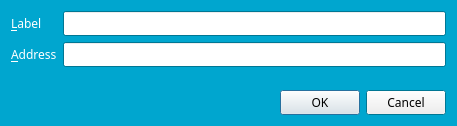
<?xml version="1.0" encoding="UTF-8"?>
<ui version="4.0">
 <class>EditAddressDialog</class>
 <widget class="QDialog" name="EditAddressDialog">
  <property name="geometry">
   <rect>
    <x>0</x>
    <y>0</y>
    <width>457</width>
    <height>126</height>
   </rect>
  </property>
  <property name="palette">
   <palette>
    <active>
     <colorrole role="WindowText">
      <brush brushstyle="SolidPattern">
       <color alpha="255">
        <red>255</red>
        <green>255</green>
        <blue>255</blue>
       </color>
      </brush>
     </colorrole>
     <colorrole role="Base">
      <brush brushstyle="SolidPattern">
       <color alpha="255">
        <red>255</red>
        <green>255</green>
        <blue>255</blue>
       </color>
      </brush>
     </colorrole>
     <colorrole role="Window">
      <brush brushstyle="SolidPattern">
       <color alpha="255">
        <red>0</red>
        <green>166</green>
        <blue>207</blue>
       </color>
      </brush>
     </colorrole>
    </active>
    <inactive>
     <colorrole role="WindowText">
      <brush brushstyle="SolidPattern">
       <color alpha="255">
        <red>255</red>
        <green>255</green>
        <blue>255</blue>
       </color>
      </brush>
     </colorrole>
     <colorrole role="Base">
      <brush brushstyle="SolidPattern">
       <color alpha="255">
        <red>255</red>
        <green>255</green>
        <blue>255</blue>
       </color>
      </brush>
     </colorrole>
     <colorrole role="Window">
      <brush brushstyle="SolidPattern">
       <color alpha="255">
        <red>0</red>
        <green>166</green>
        <blue>207</blue>
       </color>
      </brush>
     </colorrole>
    </inactive>
    <disabled>
     <colorrole role="WindowText">
      <brush brushstyle="SolidPattern">
       <color alpha="255">
        <red>127</red>
        <green>127</green>
        <blue>127</blue>
       </color>
      </brush>
     </colorrole>
     <colorrole role="Base">
      <brush brushstyle="SolidPattern">
       <color alpha="255">
        <red>0</red>
        <green>166</green>
        <blue>207</blue>
       </color>
      </brush>
     </colorrole>
     <colorrole role="Window">
      <brush brushstyle="SolidPattern">
       <color alpha="255">
        <red>0</red>
        <green>166</green>
        <blue>207</blue>
       </color>
      </brush>
     </colorrole>
    </disabled>
   </palette>
  </property>
  <property name="font">
   <font>
    <family>Finger Paint</family>
   </font>
  </property>
  <property name="windowTitle">
   <string>Edit Address</string>
  </property>
  <layout class="QVBoxLayout" name="verticalLayout">
   <item>
    <layout class="QFormLayout" name="formLayout">
     <property name="fieldGrowthPolicy">
      <enum>QFormLayout::AllNonFixedFieldsGrow</enum>
     </property>
     <item row="0" column="0">
      <widget class="QLabel" name="label">
       <property name="palette">
        <palette>
         <active>
          <colorrole role="WindowText">
           <brush brushstyle="SolidPattern">
            <color alpha="255">
             <red>255</red>
             <green>255</green>
             <blue>255</blue>
            </color>
           </brush>
          </colorrole>
         </active>
         <inactive>
          <colorrole role="WindowText">
           <brush brushstyle="SolidPattern">
            <color alpha="255">
             <red>255</red>
             <green>255</green>
             <blue>255</blue>
            </color>
           </brush>
          </colorrole>
         </inactive>
         <disabled>
          <colorrole role="WindowText">
           <brush brushstyle="SolidPattern">
            <color alpha="255">
             <red>127</red>
             <green>127</green>
             <blue>127</blue>
            </color>
           </brush>
          </colorrole>
         </disabled>
        </palette>
       </property>
       <property name="text">
        <string>&amp;Label</string>
       </property>
       <property name="buddy">
        <cstring>labelEdit</cstring>
       </property>
      </widget>
     </item>
     <item row="0" column="1">
      <widget class="QLineEdit" name="labelEdit">
       <property name="palette">
        <palette>
         <active>
          <colorrole role="WindowText">
           <brush brushstyle="SolidPattern">
            <color alpha="255">
             <red>0</red>
             <green>0</green>
             <blue>0</blue>
            </color>
           </brush>
          </colorrole>
         </active>
         <inactive>
          <colorrole role="WindowText">
           <brush brushstyle="SolidPattern">
            <color alpha="255">
             <red>0</red>
             <green>0</green>
             <blue>0</blue>
            </color>
           </brush>
          </colorrole>
         </inactive>
         <disabled>
          <colorrole role="WindowText">
           <brush brushstyle="SolidPattern">
            <color alpha="255">
             <red>127</red>
             <green>127</green>
             <blue>127</blue>
            </color>
           </brush>
          </colorrole>
         </disabled>
        </palette>
       </property>
       <property name="toolTip">
        <string>The label associated with this address book entry</string>
       </property>
      </widget>
     </item>
     <item row="1" column="0">
      <widget class="QLabel" name="label_2">
       <property name="palette">
        <palette>
         <active>
          <colorrole role="WindowText">
           <brush brushstyle="SolidPattern">
            <color alpha="255">
             <red>255</red>
             <green>255</green>
             <blue>255</blue>
            </color>
           </brush>
          </colorrole>
         </active>
         <inactive>
          <colorrole role="WindowText">
           <brush brushstyle="SolidPattern">
            <color alpha="255">
             <red>255</red>
             <green>255</green>
             <blue>255</blue>
            </color>
           </brush>
          </colorrole>
         </inactive>
         <disabled>
          <colorrole role="WindowText">
           <brush brushstyle="SolidPattern">
            <color alpha="255">
             <red>127</red>
             <green>127</green>
             <blue>127</blue>
            </color>
           </brush>
          </colorrole>
         </disabled>
        </palette>
       </property>
       <property name="text">
        <string>&amp;Address</string>
       </property>
       <property name="buddy">
        <cstring>addressEdit</cstring>
       </property>
      </widget>
     </item>
     <item row="1" column="1">
      <widget class="QLineEdit" name="addressEdit">
       <property name="palette">
        <palette>
         <active>
          <colorrole role="WindowText">
           <brush brushstyle="SolidPattern">
            <color alpha="255">
             <red>0</red>
             <green>0</green>
             <blue>0</blue>
            </color>
           </brush>
          </colorrole>
         </active>
         <inactive>
          <colorrole role="WindowText">
           <brush brushstyle="SolidPattern">
            <color alpha="255">
             <red>0</red>
             <green>0</green>
             <blue>0</blue>
            </color>
           </brush>
          </colorrole>
         </inactive>
         <disabled>
          <colorrole role="WindowText">
           <brush brushstyle="SolidPattern">
            <color alpha="255">
             <red>127</red>
             <green>127</green>
             <blue>127</blue>
            </color>
           </brush>
          </colorrole>
         </disabled>
        </palette>
       </property>
       <property name="toolTip">
        <string>The address associated with this address book entry. This can only be modified for sending addresses.</string>
       </property>
      </widget>
     </item>
    </layout>
   </item>
   <item>
    <widget class="QDialogButtonBox" name="buttonBox">
     <property name="orientation">
      <enum>Qt::Horizontal</enum>
     </property>
     <property name="standardButtons">
      <set>QDialogButtonBox::Cancel|QDialogButtonBox::Ok</set>
     </property>
    </widget>
   </item>
  </layout>
 </widget>
 <resources/>
 <connections>
  <connection>
   <sender>buttonBox</sender>
   <signal>accepted()</signal>
   <receiver>EditAddressDialog</receiver>
   <slot>accept()</slot>
   <hints>
    <hint type="sourcelabel">
     <x>248</x>
     <y>254</y>
    </hint>
    <hint type="destinationlabel">
     <x>157</x>
     <y>274</y>
    </hint>
   </hints>
  </connection>
  <connection>
   <sender>buttonBox</sender>
   <signal>rejected()</signal>
   <receiver>EditAddressDialog</receiver>
   <slot>reject()</slot>
   <hints>
    <hint type="sourcelabel">
     <x>316</x>
     <y>260</y>
    </hint>
    <hint type="destinationlabel">
     <x>286</x>
     <y>274</y>
    </hint>
   </hints>
  </connection>
 </connections>
</ui>
